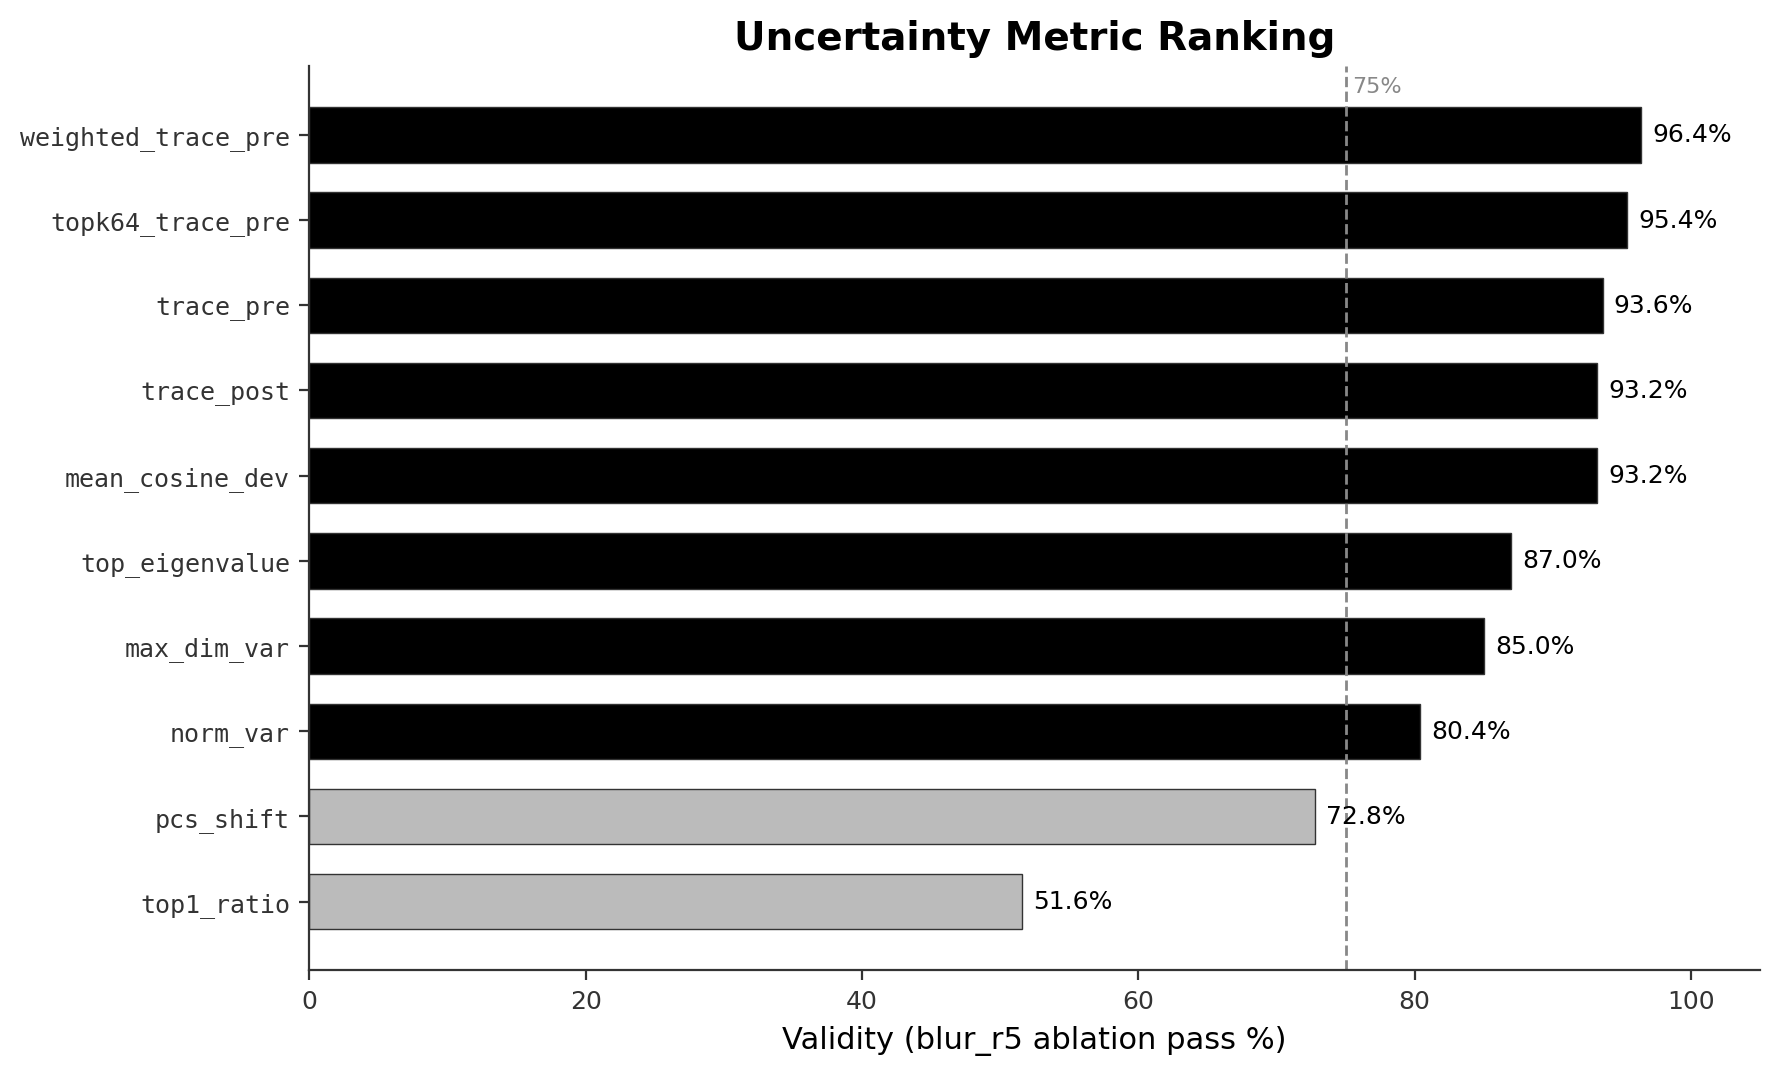

Recreate this plot in Python.
"""Metric Ranking: horizontal bar chart of 10 metrics by blur_r5 validity.
Shows weighted_trace_pre as the clear winner.
"""
import matplotlib
matplotlib.use('Agg')
import matplotlib.pyplot as plt

# Data from STATE_OF_EXPLORATION Sec 2
metrics = [
    ('weighted_trace_pre', 96.4),
    ('topk64_trace_pre', 95.4),
    ('trace_pre', 93.6),
    ('trace_post', 93.2),
    ('mean_cosine_dev', 93.2),
    ('top_eigenvalue', 87.0),
    ('max_dim_var', 85.0),
    ('norm_var', 80.4),
    ('pcs_shift', 72.8),
    ('top1_ratio', 51.6),
]

names = [m[0] for m in reversed(metrics)]
vals = [m[1] for m in reversed(metrics)]

fig, ax = plt.subplots(figsize=(9, 5.5))
fig.patch.set_facecolor('white')
ax.set_facecolor('white')

colors = ['black' if v >= 75 else '#BBBBBB' for v in vals]
bars = ax.barh(range(len(names)), vals, color=colors, edgecolor='#333333', linewidth=0.5, height=0.65)

# Validity threshold
ax.axvline(x=75, color='#888888', linestyle='--', linewidth=1)
ax.text(75.5, len(names) - 0.5, '75%', fontsize=8, color='#888888')

# Value labels
for i, (bar, v) in enumerate(zip(bars, vals)):
    ax.text(bar.get_width() + 0.8, bar.get_y() + bar.get_height()/2,
            f'{v}%', va='center', fontsize=9)

ax.set_yticks(range(len(names)))
ax.set_yticklabels(names, fontsize=9, fontfamily='monospace')
ax.set_xlabel('Validity (blur_r5 ablation pass %)', fontsize=11)
ax.set_title('Uncertainty Metric Ranking', fontsize=14, fontweight='bold')
ax.set_xlim(0, 105)

ax.spines['top'].set_visible(False)
ax.spines['right'].set_visible(False)
ax.spines['left'].set_color('#333333')
ax.spines['bottom'].set_color('#333333')
ax.tick_params(colors='#333333', labelsize=9)

plt.tight_layout()
plt.savefig('/sessions/confident-hopeful-noether/charts/chart_metric_ranking.png', dpi=200, bbox_inches='tight',
            facecolor='white', edgecolor='none')
plt.close()
print("Saved chart_metric_ranking.png")
